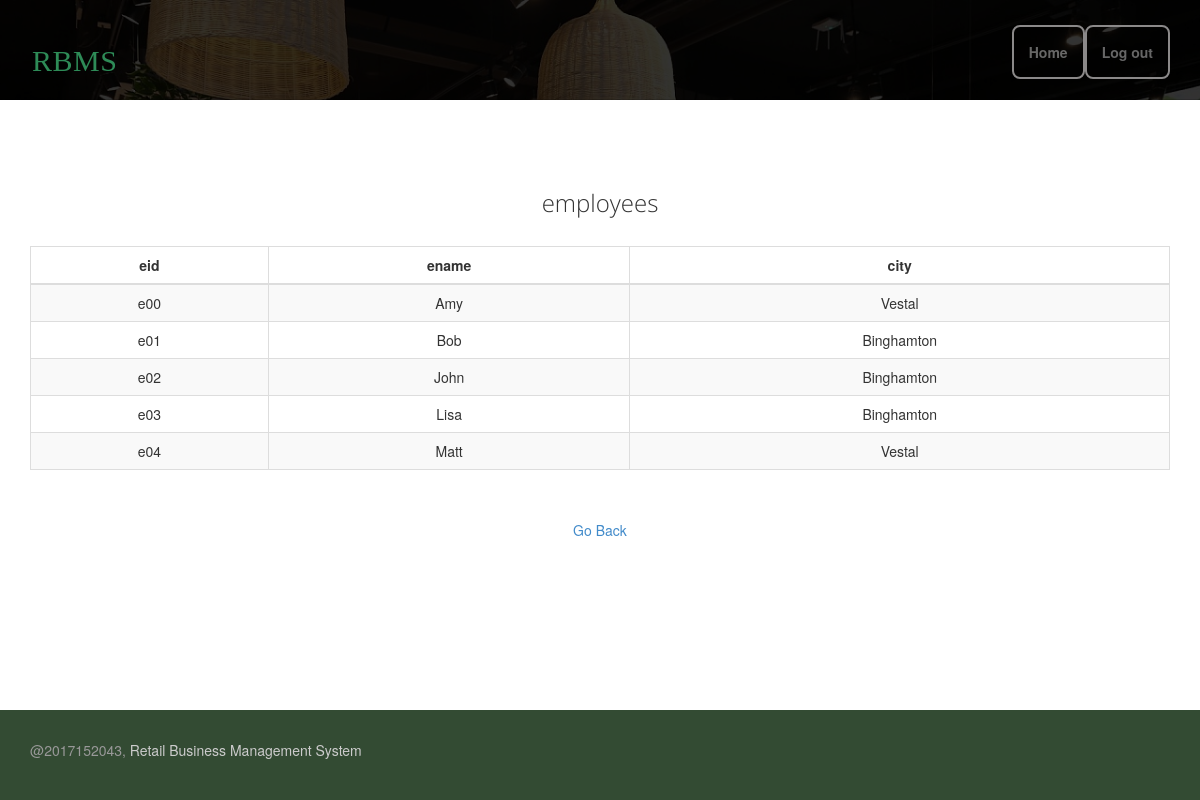
/Web/admin/viewtable.php?tbname=employees (signed in), run on the app's committed database.
### tables this page shows
CREATE TABLE `employees` (
  `eid` varchar(3) NOT NULL,
  `ename` varchar(15) DEFAULT NULL,
  `city` varchar(15) DEFAULT NULL,
  PRIMARY KEY (`eid`)
);

### Web/admin/viewtable.php (the view, shortened to what this page needs)
<!DOCTYPE html>
<html lang="en">
<head>
    <link rel="stylesheet" href="../assets/css/bootstrap.min.css">
    <link rel="stylesheet" href="../assets/css/font-awesome.min.css">
    <link rel="stylesheet" href="../assets/css/bootstrap-theme.css" media="screen">
    <link rel="stylesheet" href="../assets/css/main.css">
</head>
<body>
<div class="navbar navbar-inverse navbar-fixed-top headroom">
    <div class="container">
        <div class="navbar-header">
            <a class="navbar-brand" href="../index.html">
                <div class="log">RBMS</div>
            </a>
        </div>
        <div class="navbar-collapse collapse">
            <ul class="nav navbar-nav pull-right">
                <li><a class="btn-lg" href="index.php">Home</a></li>
                <li><a class="btn-lg" href="../logout.php">Log out</a></li>
            </ul>
        </div>
    </div>
</div>
<header id="head" class="secondary"></header>
<div class="container">
    <br>
    <br>
    <br>
    <div class="row">
        <article class="col-xs-12 maincontent">
            <?php
            require '../connect.php';
            if (!isset($_GET['tbname'])) {
                echo " <h3 class=\"thin text-center\">ALL TABLES</h3>"."<br>";
                $query = "show tables;";
                $result = $conn->query($query);
                echo "<table class='table table-bordered table-striped table-hover'>";
                echo "<thead><th>Table Name</th></thead>";
                while($segment = $result->fetch_row()) {
                    echo "<tr>";
                    echo "<td>";
                    echo "<a href='viewtable.php?tbname=" . $segment[0] . "'>";
                    echo $segment[0] . "</a>";
                    echo "</td>";
                    echo "</tr>";
                }
                echo "</table>";
            }
            else {
                $tableName =  $_GET["tbname"];
                echo " <h3 class=\"thin text-center\">$tableName</h3>"."<br>";
                $index  = 0;
                $fieldNames = $conn->query("desc " . $tableName);
                echo "<table class='table table-bordered table-striped table-hover'>";
                echo "<thead>";
                foreach ($fieldNames as $fieldName) {
                    $fields[$index] = $fieldName["Field"];
                    $index++;
                    echo "<th>".$fieldName["Field"] . "</th>";
                }
                echo "</thead>";
                $sql = "call show_table('$tableName')";
                $result = $conn->query($sql);
                foreach ($result as $segment) {
                    echo "<tr>";
                    foreach ($fields as $field) {
                        echo "<td>";
                        echo $segment[$field] . "</td>";
                    }
                    echo "</tr>";
                }
                echo "</table>";
                echo "<br>"."<p><center><a role='button' href='viewtable.php'>Go Back</a></center></p>";
            }
            ?>
        </article>
    </div>
</div>
<br>
<br>
<footer id="footer" class="top-space">
    <div class="footer1">
        <div class="container">
            <div class="row">
                <div class="col-md-6 widget">
                    <div class="widget-body">
                        <p class="text-left">
                            @2017152043, <a href="#">Retail Business Management System</a>
                        </p>
                    </div>
                </div>
            </div>
        </div>
    </div>
</footer>
</body>
</html>

### Web/assets/css/main.css (style rules this page uses)
#head { background:#2E8B57 url( ../images/bg_header.jpg) no-repeat; height:100% ; background-size: cover; min-height:520px; text-align: center; padding-top:240px; color:white; font-family:"Open sans", Helvetica, Arial; font-weight:300; }
#head.secondary { height:100px; min-height: 100px; padding-top:0px; }
.headroom { -webkit-transition: all 0.4s ease-out; -moz-transition: all 0.4s ease-out; -o-transition: all 0.4s ease-out; transition: all 0.4s ease-out; }
h1, h2, h3, h4, h5, h6 { font-family:"Open sans", Helvetica, Arial; }
h1, .h1, h2, .h2, h3, .h3 { margin-top:30px; }
.thin { font-weight:300; }
.top-space { margin-top: 60px; }
.footer1 { position: fixed; bottom: 0; width:100%; background-color: rgba(0, 30, 0, 0.8); padding: 30px 0 0 0; font-size: 14px; color: #999; margin-bottom:0px; }
.footer1 a { color: #ccc; }
.footer1 .widget { margin-bottom:30px; }
.log { font: 300 16px/22px "Forte"; font-size: 30px; font-weight: 100; letter-spacing: .5px; line-height: 44px; text-align: center; padding: 2px; }

### Web/admin/viewtable.php (style rules this page uses)
th,td { text-align: center; }

### data on the page
employees: eid "e00", ename "Amy", city "Vestal"
employees: eid "e01", ename "Bob", city "Binghamton"
employees: eid "e02", ename "John", city "Binghamton"
employees: eid "e03", ename "Lisa", city "Binghamton"
employees: eid "e04", ename "Matt", city "Vestal"

### other printed values
$tableName "employees"
$fieldName["Field"] "eid"
$fieldName["Field"] "ename"
$fieldName["Field"] "city"
